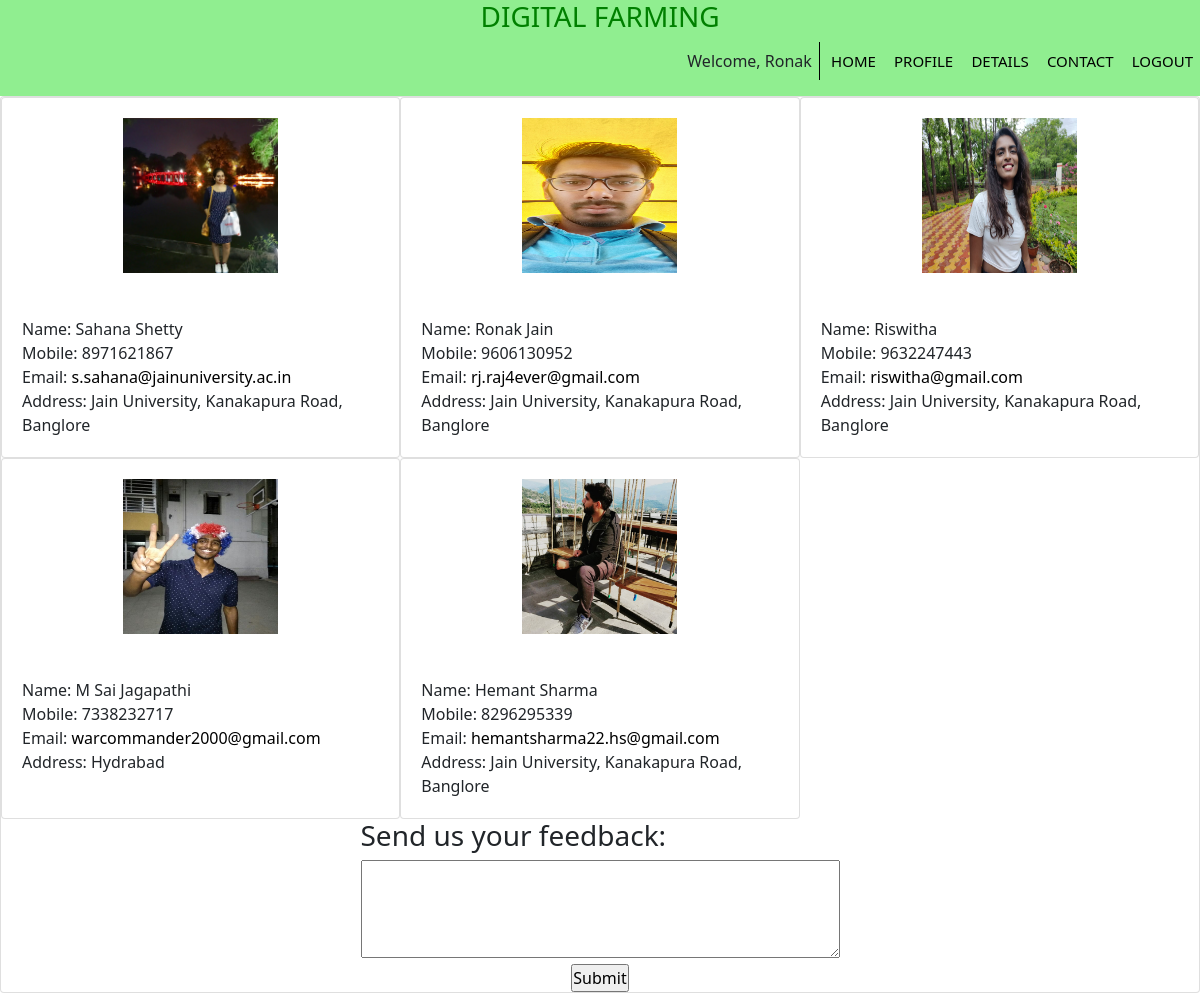
Page /contact/ (signed in) on the committed database.
### contact/models.py (models this page shows)
class contact(models.Model):
    name = models.CharField(max_length=100)
    mobile_no = models.CharField(max_length=10)
    address = models.CharField(max_length=100)
    email=models.EmailField()
    workStatus = (
        ('Teacher','Teacher'),
        ('Student','Student')
    )
    category = models.CharField(max_length=50, choices=workStatus)
    img = models.ImageField(upload_to='Contact')

### contact/views.py (the view)
# urls.py: path('',views.contacts,name='contacts'),
def contacts(request):
     con=contact.objects.all()
     return render(request,'contact/contact.html',locals())

### templates/contact/contact.html (shortened to what this page needs)
{% extends 'base.html' %}
{% load static %}
{% block link %}
<link rel="stylesheet" href="{% static 'css/contact/contacts.css' %}?{% now "U" %}">
{% endblock %}
{% block body_content %}
<div class="content_body">
    {% for i in con %}
    {% if i.category == "Teacher" %}
    <div class="teacher card">
        <div class="personimg">
            <img src="{{ i.img.url }}" height="155" width="155">
        </div>
        <br>
        <div class="details card-body">
            Name: {{ i.name|title }}<br>
            Mobile: {{ i.mobile_no }}<br>
            Email: <a href="mailto: {{ i.email }}?subject=Mail from Our Site">{{ i.email }}</a><br>
            Address: {{ i.address|title }}<br>
        </div>
    </div>
    {% endif %}
    {% endfor %}
    {% for i in con %}
    {% if i.category == "Student" %}
    <div class="student card">
        <div class="personimg">
            <img src="{{ i.img.url }}" height="155" width="155">
        </div>
        <br>
        <div class="details card-body">
            Name: {{ i.name|title }}<br>
            Mobile: {{ i.mobile_no }}<br>
            Email: <a href="mailto: {{ i.email }}?subject=Mail from Our Site">{{ i.email }}</a><br>
            Address: {{ i.address|title }}
        </div>
    </div>
    {% endif %}
    {% endfor %}
</div>
<div class="feedbackform">
    <form method="post" action="feedback">
        <h3>Send us your feedback:</h3>
        <textarea name="feedback" rows="4" cols="50"></textarea>
        <br>
        <center><input type="submit"></center>
    </form>
</div>
{% endblock %}

### templates/base.html (shortened to what this page needs)
{% load static %}
<!DOCTYPE html>
<html lang="en">
<head>
    <link rel="stylesheet" href="{% static 'css/base.css' %}?{% now "U" %}">
    {% block link %}{% endblock %}
    <link href="https://cdn.jsdelivr.net/npm/bootstrap@5.0.0-beta2/dist/css/bootstrap.min.css" rel="stylesheet"
>
</head>
<body>
    <div class="mainbody">
        <div class="mainbody_header">
            <center><h3>DIGITAL FARMING</h3></center>
            <ul>
                {% if user.is_authenticated %}
                <li style="border: none; border-right: solid black 1px;">Welcome, {{ user.first_name }}</li>
                <li><a href="{% url 'home' %}">HOME</a></li>
                <li><a href="{% url 'userprofile' %}">PROFILE</a></li>
                <li><a href="{% url 'detail' %}">DETAILS</a></li>
                <li><a href="{% url 'contacts' %}">CONTACT</a></li>
                <li><a href="{% url 'logout' %}">LOGOUT</a></li>
                {% else %}
                <li><a href="{% url 'home' %}">HOME</a></li>
                <li><a href="{% url 'detail' %}">DETAILS</a></li>
                <li><a href="{% url 'login' %}">LOGIN</a></li>
                <li><a href="{% url 'signup' %}">SIGNUP</a></li>
                {% endif %}
            </ul>
        </div>
        <div class="mainbody_body card">
            {% block body_content %}{% endblock %}
        </div>
    </div>
</body>
</html>

### static/css/base.css (style rules this page uses)
html,body { height: auto; }
* { margin: 0%; padding: 0%; }
.mainbody { display: grid; grid-template-rows: auto auto; }
.mainbody_header h3 { text-align: center; color: green; width: 30%; }
.mainbody_header ul { position: inherit; float: right; }
.mainbody_header ul li { display: inline-block; padding: 7px; }
.mainbody_header ul li a { text-decoration: none; color: black; font-size:15px; }
.mainbody_header { background-color: lightgreen; }

### static/css/contact/contacts.css (style rules this page uses)
.personimg { align-self: center; }
.mainbody_body { background-color: #447e9b; }
.content_body { display: grid; grid-template-columns: auto auto auto; }
.content_body div { padding: 10px; }
.content_body a { text-decoration: none; color: black }
.mainbody_body { background: #ffffff; }
.feedbackform { align-self: center; }

### rows in the picture
contact: img (picture), name "Sahana Shetty", mobile_no "8971621867", email "s.sahana@jainuniversity.ac.in", address "Jain University, Kanakapura Road, Banglore"
contact: img (picture), name "Ronak Jain", mobile_no "9606130952", email "rj.raj4ever@gmail.com", address "Jain University, Kanakapura Road, Banglore"
contact: img (picture), name "Riswitha", mobile_no "9632247443", email "riswitha@gmail.com", address "Jain University, Kanakapura Road, Banglore"
contact: img (picture), name "M Sai Jagapathi", mobile_no "7338232717", email "warcommander2000@gmail.com", address "Hydrabad"
contact: img (picture), name "Hemant Sharma", mobile_no "8296295339", email "hemantsharma22.hs@gmail.com", address "Jain University, Kanakapura Road, Banglore"

### other values in the picture
{{ user.first_name }} "Ronak"
